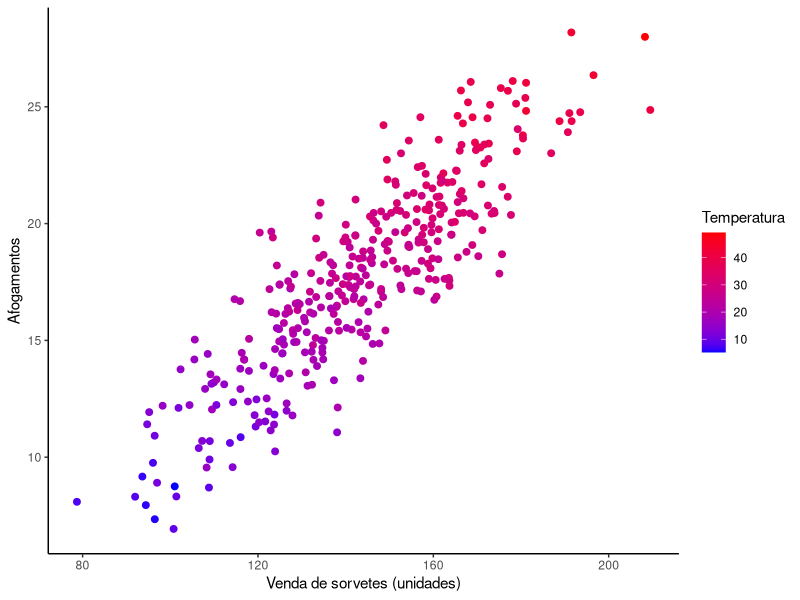
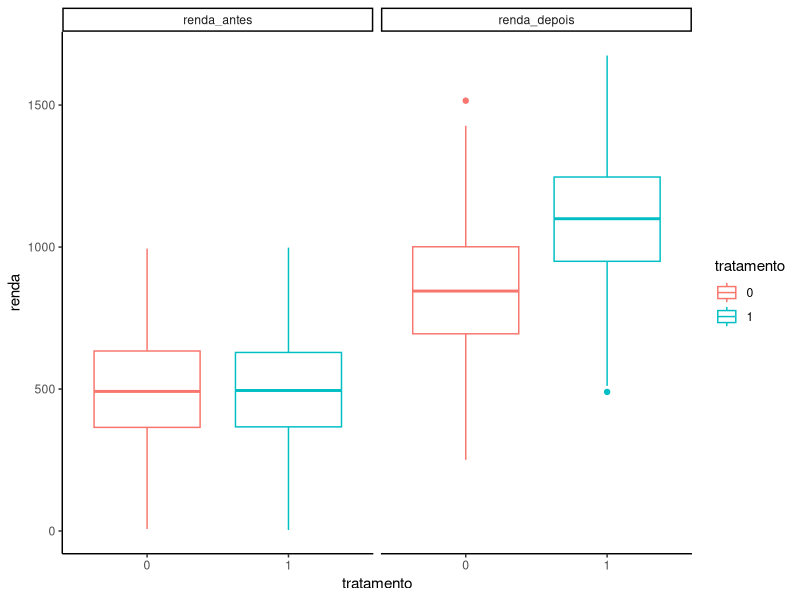

The R source for these figures, in order:
## ---- chunk 1
knitr::opts_chunk$set(echo = TRUE)
def.chunk.hook  <- knitr::knit_hooks$get("chunk")
knitr::knit_hooks$set(chunk = function(x, options) {
  x <- def.chunk.hook(x, options)
  ifelse(options$size != "normalsize", paste0("\\", options$size,"\n\n", x, "\n\n \\normalsize"), x)
})

## ---- chunk 2

library(tidyverse)
library(truncnorm)
library(broom)
library(kableExtra)

## ---- chunk 3

## ---- chunk 4

## Vamos criar uma equação para venda de sorveter e para afogamentos
set.seed(2000)
Temperatura <- rnorm(365, mean = 25, sd = 8)
venda_sorvetes <- 50+Temperatura*2.5 + rnorm(365, mean = 30, sd = 10)
afogamentos <-  Temperatura*0.5 + rnorm(365, mean = 5, sd = 1)
df <- data.frame(Temperatura, venda_sorvetes, afogamentos)

## ---- chunk 5

ggplot(df)+
  geom_point(aes(x = venda_sorvetes, y = afogamentos, 
                 color = Temperatura), 
             size = 2)+
  theme_classic()+
  scale_color_gradient(low = "blue", high = "red") + 
  xlab("Venda de sorvetes (unidades)") +
  ylab("Afogamentos")
## ---- chunk 6

print(cor(df$venda_sorvetes, df$afogamentos))

## ---- chunk 7

id <- seq(1:5000) #id de cada indivíduo

# distribuição normal truncada entre 0 e 1000
renda_antes <- rtruncnorm(n=5000, a=0, b=1000, mean=500, sd=200) 
tratamento <- as.factor(rbinom(n=5000, size=1, prob=0.5))
df <- data.frame(id, renda_antes, tratamento)
df$renda_depois <-  renda_antes*1.1 + as.numeric(tratamento)*250 + 
  rnorm(5000, mean = 50, sd = 50)

## ---- chunk 8

df %>% 
  pivot_longer(!c(id, tratamento), 
               names_to = "tempo", 
               values_to = "renda") %>%
  ggplot() +
  geom_boxplot(aes(x = tratamento, y = renda, color = tratamento)) +
  facet_wrap(vars(tempo)) + 
  theme_classic()

## ---- chunk 9

#diferença entre antes e depois
df$diff <- df$renda_depois - df$renda_antes

lm(diff ~ tratamento, data = df) %>%
  tidy() %>%
  kable()
